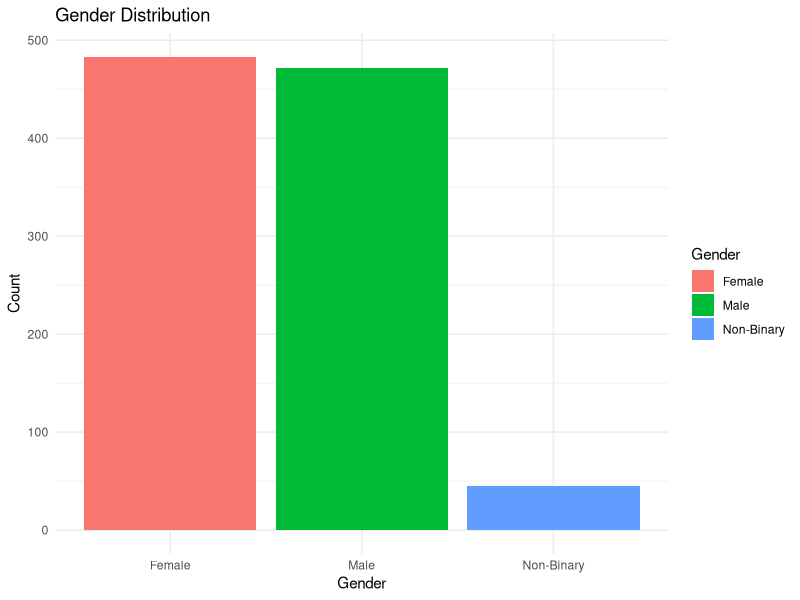
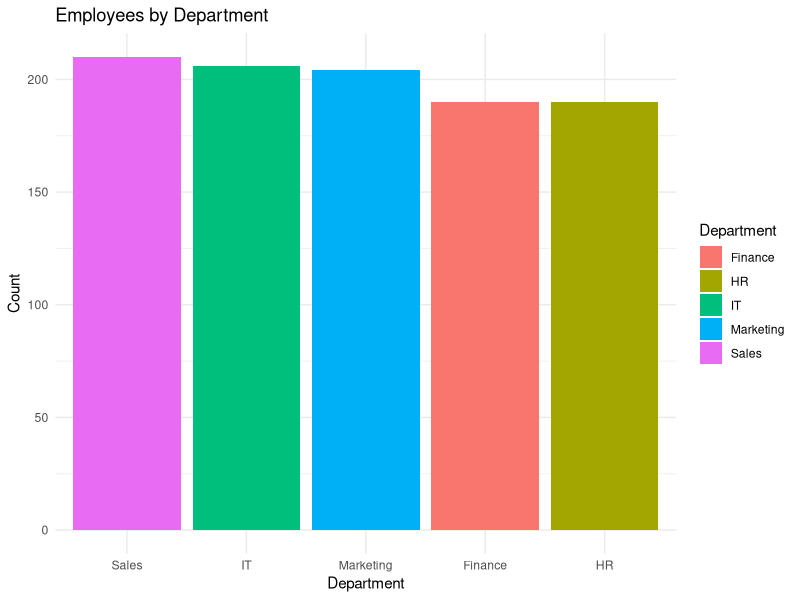
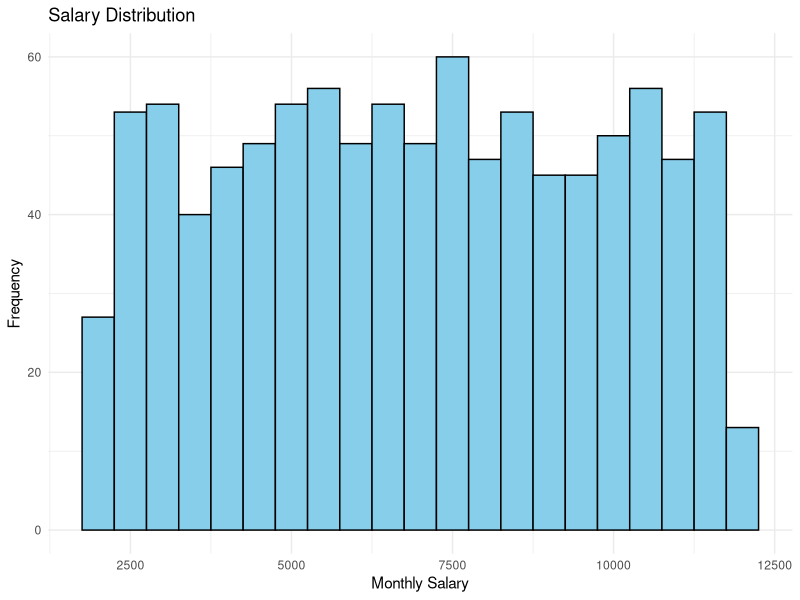
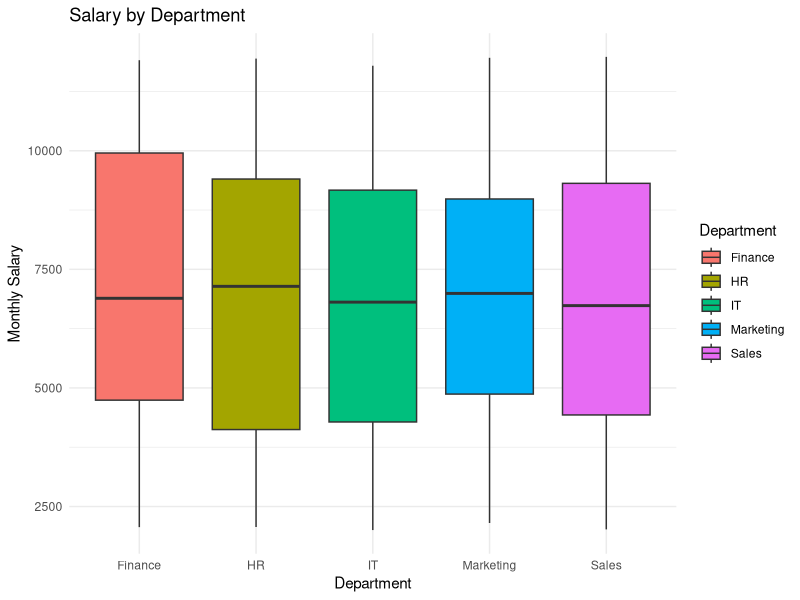
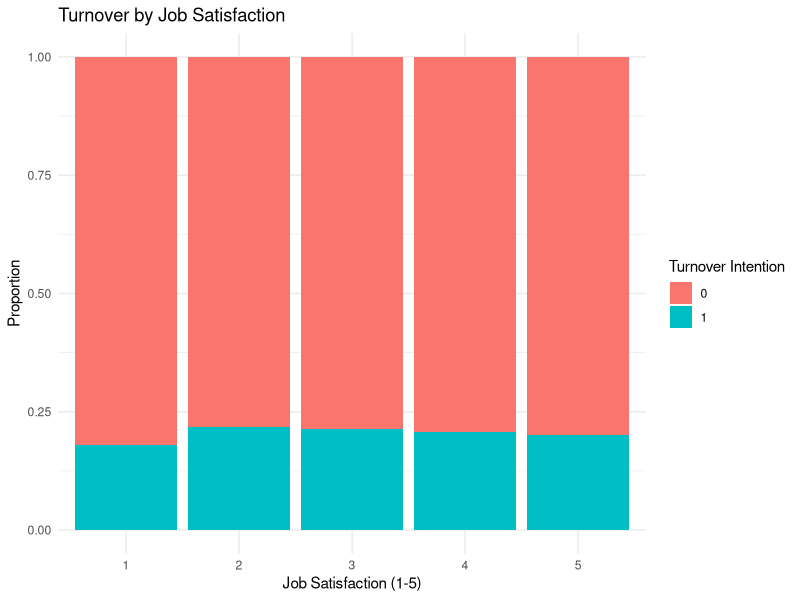

Write the R code that produced these figures, in order.
## ---- chunk 1
# Set global options
knitr::opts_chunk$set(echo = TRUE, warning = FALSE, message = FALSE)
## ---- chunk 2
# Load necessary libraries
library(tidyverse)

# Load the dataset
hr_data <- read.csv("hr_analytics_mockup.csv")

# Preview the dataset

# Summary statistics
summary(hr_data)

# Check for missing values
colSums(is.na(hr_data))
## ---- chunk 3

# Gender distribution
gender_counts <- hr_data %>% count(Gender)

# Plot gender distribution
gender_counts %>%
  ggplot(aes(x = Gender, y = n, fill = Gender)) +
  geom_bar(stat = "identity") +
  labs(title = "Gender Distribution", x = "Gender", y = "Count") +
  theme_minimal()
## ---- chunk 4
# Department distribution
department_counts <- hr_data %>% count(Department)

# Plot department distribution
department_counts %>%
  ggplot(aes(x = reorder(Department, -n), y = n, fill = Department)) +
  geom_bar(stat = "identity") +
  labs(title = "Employees by Department", x = "Department", y = "Count") +
  theme_minimal()

## ---- chunk 5
# Salary distribution plot
hr_data %>%
  ggplot(aes(x = MonthlySalary)) +
  geom_histogram(binwidth = 500, fill = "skyblue", color = "black") +
  labs(title = "Salary Distribution", x = "Monthly Salary", y = "Frequency") +
  theme_minimal()

## ---- chunk 6
# Boxplot of salary by department
hr_data %>%
  ggplot(aes(x = Department, y = MonthlySalary, fill = Department)) +
  geom_boxplot() +
  labs(title = "Salary by Department", x = "Department", y = "Monthly Salary") +
  theme_minimal()

## ---- chunk 7
# Turnover rate calculation
turnover_rate <- mean(hr_data$TurnoverIntention) * 100
paste("Turnover Rate: ", round(turnover_rate, 2), "%")

## ---- chunk 8
# Turnover by job satisfaction
hr_data %>%
  ggplot(aes(x = as.factor(JobSatisfaction), fill = as.factor(TurnoverIntention))) +
  geom_bar(position = "fill") +
  labs(title = "Turnover by Job Satisfaction", x = "Job Satisfaction (1-5)", y = "Proportion", fill = "Turnover Intention") +
  theme_minimal()

